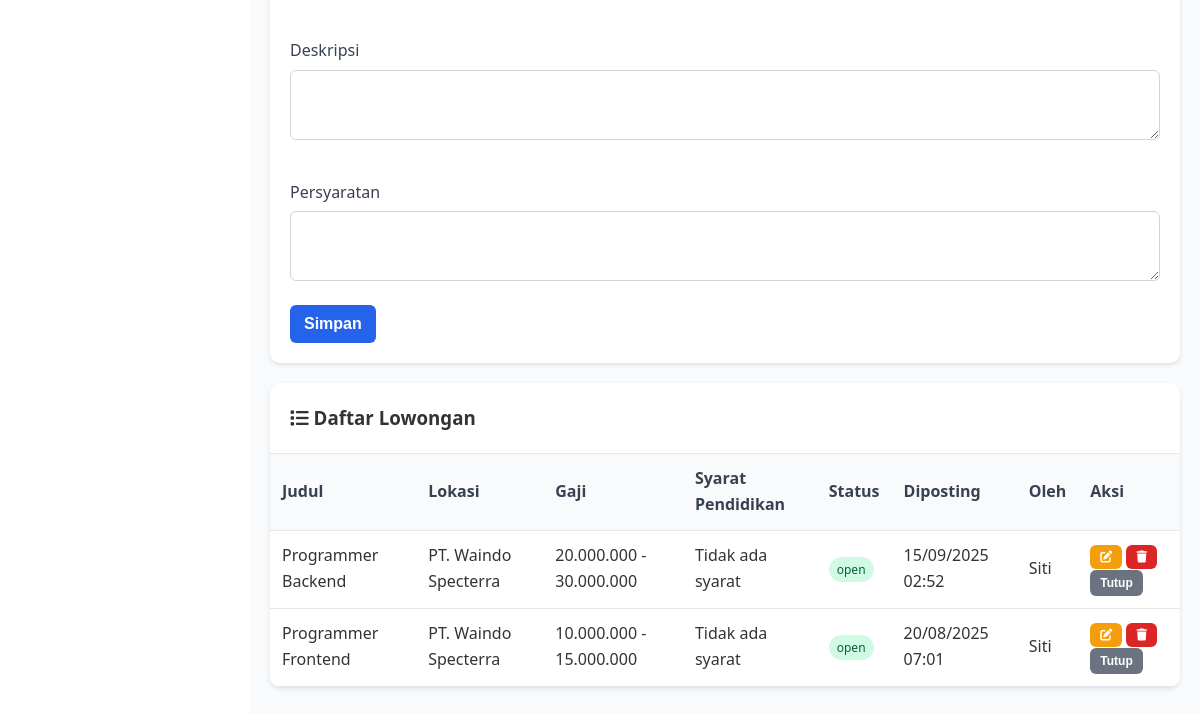
/hrd/lowongan.php (signed in, lower part), run on an earlier commit of the app's database.
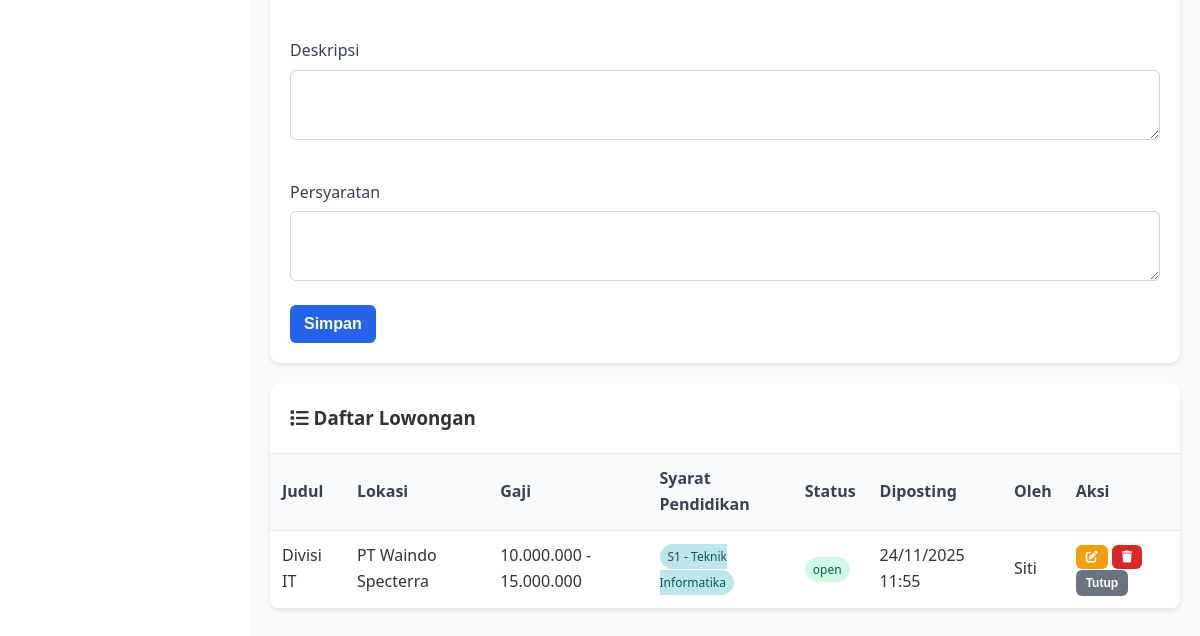
And on a later commit of the database.
### tables this page shows
CREATE TABLE `lowongan` (
  `job_id` int NOT NULL,
  `title` varchar(200) NOT NULL,
  `description` text NOT NULL,
  `requirements` text,
  `location` varchar(100) DEFAULT NULL,
  `salary_range` varchar(50) DEFAULT NULL,
  `status` enum('open','closed') DEFAULT 'open',
  `posted_by` int DEFAULT NULL,
  `req_jenjang_pendidikan` int DEFAULT NULL,
  `req_jurusan_pendidikan` int DEFAULT NULL,
  `posted_at` timestamp NULL DEFAULT CURRENT_TIMESTAMP,
  `updated_at` timestamp NULL DEFAULT NULL,
  `hapus` int NOT NULL DEFAULT '0'
);

CREATE TABLE `users` (
  `user_id` int NOT NULL,
  `username` varchar(50) NOT NULL,
  `password` varchar(255) NOT NULL,
  `email` varchar(100) NOT NULL,
  `full_name` varchar(100) DEFAULT NULL,
  `no_telepon` varchar(20) DEFAULT NULL,
  `id_jenjang_pendidikan` int DEFAULT NULL,
  `id_jurusan_pendidikan` int DEFAULT NULL,
  `cv_filename` varchar(255) DEFAULT NULL,
  `role` enum('admin','pelamar','hrd','konten') DEFAULT 'pelamar',
  `status` enum('active','inactive') DEFAULT 'active',
  `created_at` timestamp NULL DEFAULT CURRENT_TIMESTAMP,
  `hapus` int NOT NULL DEFAULT '0'
);

CREATE TABLE `jenjang_pendidikan` (
  `id_jenjang` int NOT NULL,
  `nama_jenjang` varchar(50) NOT NULL,
  `kode_jenjang` varchar(10) NOT NULL,
  `punya_jurusan` tinyint(1) DEFAULT '0' COMMENT '0 = tidak ada jurusan, 1 = ada jurusan',
  `status` tinyint(1) DEFAULT '1',
  `dibuat_pada` timestamp NULL DEFAULT CURRENT_TIMESTAMP
);

CREATE TABLE `jurusan_pendidikan` (
  `id_jurusan` int NOT NULL,
  `id_jenjang` int NOT NULL,
  `nama_jurusan` varchar(100) NOT NULL,
  `status` tinyint(1) DEFAULT '1',
  `dibuat_pada` timestamp NULL DEFAULT CURRENT_TIMESTAMP
);

### hrd/lowongan.php (the view, shortened to what the changed rows need)
<?php
require_once '../connect/koneksi.php';
$user_id = $_SESSION['user_id'];
$list = mysqli_query($conn, "SELECT l.*, u.full_name AS poster,
    jenjang.nama_jenjang, jurusan.nama_jurusan
    FROM lowongan l
    LEFT JOIN users u ON l.posted_by = u.user_id
    LEFT JOIN jenjang_pendidikan jenjang ON l.req_jenjang_pendidikan = jenjang.id_jenjang
    LEFT JOIN jurusan_pendidikan jurusan ON l.req_jurusan_pendidikan = jurusan.id_jurusan
    WHERE l.hapus = 0 AND l.posted_by = $user_id
    ORDER BY l.posted_at DESC");
?>
<!DOCTYPE html>
<html lang="id">
<head>
    <link rel="stylesheet" href="../assets/css/pages.css">
    <link rel="stylesheet" href="../assets/css/common.css">
    <link rel="stylesheet" href="css/dashboard.css">
    <link rel="stylesheet" href="css/lowongan.css">
    <link rel="stylesheet" href="https://cdnjs.cloudflare.com/ajax/libs/font-awesome/6.0.0/css/all.min.css">
</head>
<body>
    <div class="dashboard-container">
        <div class="main-content">
            <div class="card">
                <div class="table-wrap">
                    <table>
                        <thead>
                            <tr>
                                <th>Judul</th>
                                <th>Lokasi</th>
                                <th>Gaji</th>
                                <th>Syarat Pendidikan</th>
                                <th>Status</th>
                                <th>Diposting</th>
                                <th>Oleh</th>
                                <th>Aksi</th>
                            </tr>
                        </thead>
                        <tbody>
                            <?php if ($list && mysqli_num_rows($list) > 0): ?>
                                <?php while ($row = mysqli_fetch_assoc($list)): ?>
                                    <tr>
                                        <td><?php echo htmlspecialchars($row['title']); ?></td>
                                        <td><?php echo htmlspecialchars($row['location']); ?></td>
                                        <td><?php echo htmlspecialchars($row['salary_range']); ?></td>
                                        <td>
                                            <?php
                                            if ($row['nama_jenjang']) {
                                                echo '<span class="badge badge-info">' . htmlspecialchars($row['nama_jenjang']);
                                                if ($row['nama_jurusan']) {
                                                    echo ' - ' . htmlspecialchars($row['nama_jurusan']);
                                                }
                                                echo '</span>';
                                            } else {
                                                echo '<span class="text-muted">Tidak ada syarat</span>';
                                            }
                                            ?>
                                        </td>
                                        <td>
                                            <span class="badge badge-<?php echo $row['status'] === 'open' ? 'success' : 'secondary'; ?>"><?php echo htmlspecialchars($row['status']); ?></span>
                                        </td>
                                        <td><?php echo date('d/m/Y H:i', strtotime($row['posted_at'])); ?></td>
                                        <td><?php echo htmlspecialchars($row['poster'] ?: '-'); ?></td>
                                        <td>
                                            <button class="btn btn-sm btn-warning" onclick="openEdit(<?php echo (int)$row['job_id']; ?>, <?php echo htmlspecialchars(json_encode($row)); ?>)"><i class="fas fa-edit"></i></button>
                                            <form method="POST" style="display:inline" onsubmit="return confirm('Hapus lowongan ini?')">
                                                <button type="submit" class="btn btn-sm btn-danger"><i class="fas fa-trash"></i></button>
                                            </form>
                                            <form method="POST" style="display:inline">
                                                <button type="submit" class="btn btn-sm btn-secondary">
                                                    <?php echo $row['status'] === 'open' ? 'Tutup' : 'Buka'; ?>
                                                </button>
                                            </form>
                                        </td>
                                    </tr>
                                <?php endwhile; ?>
                            <?php else: ?>
                                <tr>
                                    <td colspan="8" class="text-center">Anda Belum Membuat Lowongan</td>
                                </tr>
                            <?php endif; ?>
                        </tbody>
                    </table>
                </div>
            </div>
        </div>
    </div>
</body>
</html>

What changed in the data, as far as the page shows it:
removed lowongan: title "Programmer Backend", location "PT. Waindo Specterra", salary_range "20.000.000 - 30.000.000", shows "Tidak ada syarat", status "open", posted_at "15/09/2025 02:52", posted_by.full_name "Siti", shows "Tutup"
removed lowongan: title "Programmer Frontend", location "PT. Waindo Specterra", salary_range "10.000.000 - 15.000.000", shows "Tidak ada syarat", status "open", posted_at "20/08/2025 07:01", posted_by.full_name "Siti", shows "Tutup"
added lowongan: title "Divisi IT", location "PT Waindo Specterra", salary_range "10.000.000 - 15.000.000", req_jenjang_pendidikan.nama_jenjang "S1", req_jurusan_pendidikan.nama_jurusan "Teknik Informatika", status "open", posted_at "24/11/2025 11:55", posted_by.full_name "Siti", shows "Tutup"
